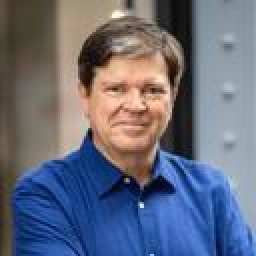
#> input picture LAB2/4/images/LeCun.jpg, 128 x 128 px (shown 2 times larger)
$ jupyter execute --allow-errors Problema4.ipynb
#> lines starting #> are read from the running program, lines starting #| are printed output that depends on the picture
[cell 1]
import pandas as pd
import numpy as np
import matplotlib.pyplot as plt
import seaborn as sns
from sklearn.preprocessing import MinMaxScaler, StandardScaler

file_path = 'surveyDataSience.csv'
#> (the rest of this cell did not finish here and is left out)

b).

[cell 2]
from PIL import Image
import numpy as np
import matplotlib.pyplot as plt

image_path = 'images/LeCun.jpg'
image = Image.open(image_path)
#> image is the input picture: PIL image 128x128 RGB; mean R, G, B 102.3, 107.4, 124.7
image_array = np.array(image)

plt.subplot(2, 3, 1)
plt.title("Original Image")
plt.imshow(image_array)
plt.colorbar()

image_minmax = image_array / 255.0
plt.subplot(2, 3, 2)
plt.title("Min-Max Scaling")
plt.imshow(image_minmax)
plt.colorbar()

mean = image_array.mean(axis=(0, 1))
#> mean = [102.3, 107.4, 124.7]
std = image_array.std(axis=(0, 1))
#> std = [63.21, 47.83, 51.96]
image_zscore = (image_array - mean) / std
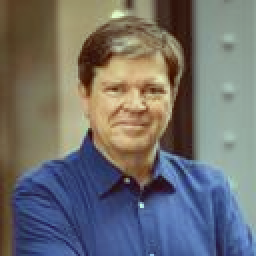
#> image_zscore: shape (128, 128, 3) float64 (shown 2 times larger); mean R, G, B -1.86e-15, -1.84e-15, -5.85e-16; drawn with min black and max white
plt.subplot(2, 3, 3)
plt.title("Z-Score Normalization")
plt.imshow(np.clip(image_zscore, 0, 1))
plt.colorbar()

image_clipped = np.clip(image_array, 50, 200)
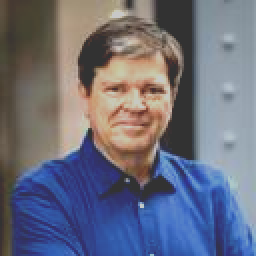
#> image_clipped: shape (128, 128, 3) (shown 2 times larger); mean R, G, B 107, 109.5, 126
plt.subplot(2, 3, 4)
plt.title("Clipping [50, 200]")
plt.imshow(image_clipped.astype(np.uint8))
plt.colorbar()

image_custom = 2 * (image_minmax - 0.5)
plt.subplot(2, 3, 5)
plt.title("Custom [-1, 1]")
plt.imshow(np.clip(image_custom, 0, 1))
plt.colorbar()

plt.tight_layout()
plt.show()
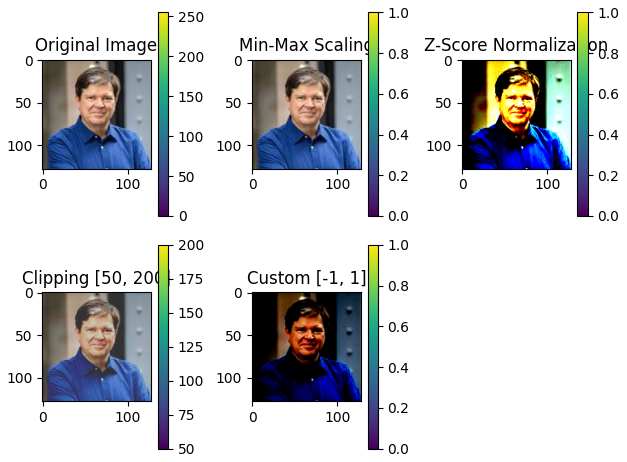
#> figure drawn by matplotlib, 10 panels

$ run again, with LAB2/4/images/Karpaty.jpg copied over LAB2/4/images/LeCun.jpg
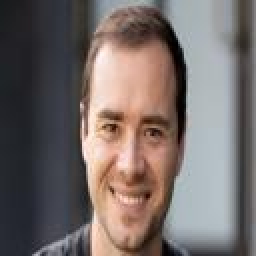
#> input picture LAB2/4/images/Karpaty.jpg, 128 x 128 px (shown 2 times larger)
#> image is the input picture: PIL image 128x128 RGB; mean R, G, B 117, 107, 104.5
#> mean = [117, 107, 104.5]
#> std = [67.36, 60.66, 58.33]
#> `image_clipped = np.clip(image_array, 50, 200)`:
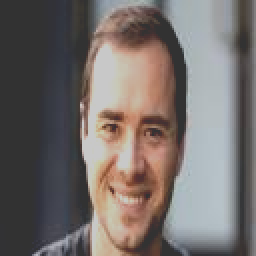
#> image_clipped: shape (128, 128, 3) (shown 2 times larger); mean R, G, B 116.6, 109.4, 106.8

$ run again, with LAB2/4/images/Leskovec.jpg copied over LAB2/4/images/LeCun.jpg
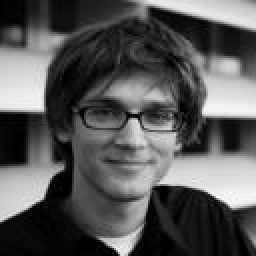
#> input picture LAB2/4/images/Leskovec.jpg, 128 x 128 px (shown 2 times larger)
#> image is the input picture: PIL image 128x128 RGB; min 0, max 255, mean 87.3
#> mean = [87.28, 87.28, 87.28]
#> std = [76.68, 76.68, 76.68]
#> `image_clipped = np.clip(image_array, 50, 200)`:
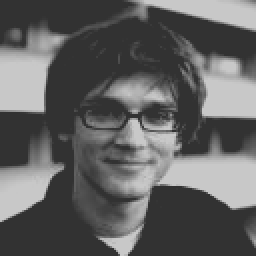
#> image_clipped: shape (128, 128, 3) (shown 2 times larger); min 50, max 200, mean 97.7

$ run again, with LAB2/4/images/Norvig.jpg copied over LAB2/4/images/LeCun.jpg
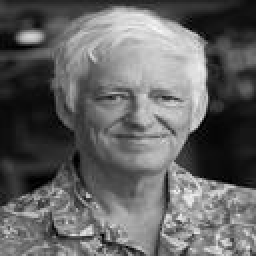
#> input picture LAB2/4/images/Norvig.jpg, 128 x 128 px (shown 2 times larger)
#> image is the input picture: PIL image 128x128 L; min 0, max 250, mean 100.3
#> mean = 100.3
#> std = 62.45
#> `image_clipped = np.clip(image_array, 50, 200)`:
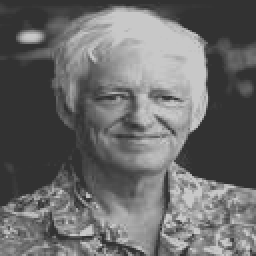
#> image_clipped: shape (128, 128) (shown 2 times larger); min 50, max 200, mean 106.4
